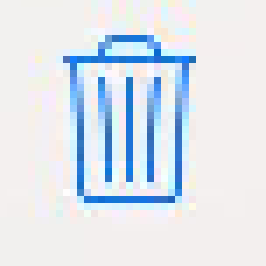
%> input picture Canny/delIcon234.png, 38 x 38 px (shown 7 times larger)
$ octave Canny_v0.m   (GNU Octave 9; MATLAB toolbox functions it lacks are replaced by stand-ins)
%> lines starting %> are read from the running program, lines starting %| are printed output that depends on the picture; in (x1, y1, x2, y2) boxes, pixels count from 0 and x2, y2 are one past the last pixel; in counts of white or black regions, pixels touching at a corner belong together; the program's own positions count from 1
clc;
clear all;
close all;

%Input image
img = imread ('delIcon234.png');
%> img is the input picture: size 38x38x3 uint8; mean R, G, B 222.2, 229.7, 238.1
%Show input image
figure, imshow(img);
img = rgb2gray(img);
%> img: size 38x38 uint8
img = double (img);
%> img: size 38x38 double

%Value for Thresholding
T_Low = 0.000000000001;
T_High = 0.2;

%Gaussian Filter Coefficient
B = [2, 4, 5, 4, 2; 4, 9, 12, 9, 4;5, 12, 15, 12, 5;4, 9, 12, 9, 4;2, 4, 5, 4, 2 ];
B = 1/159.* B;

%Convolution of image by Gaussian Coefficient
%A=conv2(img, B, 'same');
A=img;
%Filter for horizontal and vertical direction
KGx = [-1, 0, 1; -2, 0, 2; -1, 0, 1];
KGy = [1, 2, 1; 0, 0, 0; -1, -2, -1];

%Convolution by image by horizontal and vertical filter
Filtered_X = conv2(A, KGx, 'same');
Filtered_Y = conv2(A, KGy, 'same');
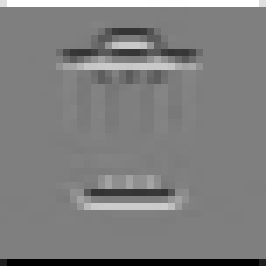
%> Filtered_Y: size 38x38 double (shown 7 times larger); min -960, max 964, mean -0.1; drawn with min black and max white

%Calculate directions/orientations
arah = atan2 (Filtered_Y, Filtered_X);
arah = arah*180/pi;

pan=size(A,1);
%> pan = 38
leb=size(A,2);
%> leb = 38

%Adjustment for negative directions, making all directions positive
for i=1:pan
    for j=1:leb
        if (arah(i,j)<0)
            arah(i,j)=360+arah(i,j);
        end;
    end;
end;
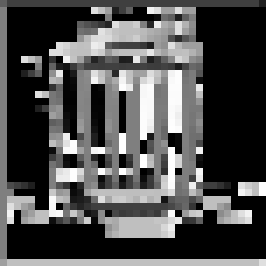
%> arah: size 38x38 double (shown 7 times larger); min 0, max 359.9, mean 109.1; drawn with min black and max white

arah2=zeros(pan, leb);

%Adjusting directions to nearest 0, 45, 90, or 135 degree
for i = 1  : pan
    for j = 1 : leb
        if ((arah(i, j) >= 0 ) && (arah(i, j) < 22.5) || (arah(i, j) >= 157.5) && (arah(i, j) < 202.5) || (arah(i, j) >= 337.5) && (arah(i, j) <= 360))
            arah2(i, j) = 0;
        elseif ((arah(i, j) >= 22.5) && (arah(i, j) < 67.5) || (arah(i, j) >= 202.5) && (arah(i, j) < 247.5))
            arah2(i, j) = 45;
        elseif ((arah(i, j) >= 67.5 && arah(i, j) < 112.5) || (arah(i, j) >= 247.5 && arah(i, j) < 292.5))
            arah2(i, j) = 90;
        elseif ((arah(i, j) >= 112.5 && arah(i, j) < 157.5) || (arah(i, j) >= 292.5 && arah(i, j) < 337.5))
            arah2(i, j) = 135;
        end;
    end;
end;
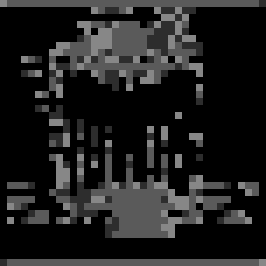
%> arah2: size 38x38 double (shown 7 times larger); min 0, max 135, mean 31.3

figure, imagesc(arah2); colorbar;

%Calculate magnitude
magnitude = (Filtered_X.^2) + (Filtered_Y.^2);
magnitude2 = sqrt(magnitude);
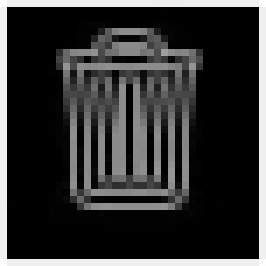
%> magnitude2: size 38x38 double (shown 7 times larger); min 0, max 1022.5, mean 202; drawn with min black and max white

BW = zeros (pan, leb);

%Non-Maximum Supression
for i=2:pan-1
    for j=2:leb-1
        if (arah2(i,j)==0)
            BW(i,j) = (magnitude2(i,j) == max([magnitude2(i,j), magnitude2(i,j+1), magnitude2(i,j-1)]));
        elseif (arah2(i,j)==45)
            BW(i,j) = (magnitude2(i,j) == max([magnitude2(i,j), magnitude2(i+1,j-1), magnitude2(i-1,j+1)]));
        elseif (arah2(i,j)==90)
            BW(i,j) = (magnitude2(i,j) == max([magnitude2(i,j), magnitude2(i+1,j), magnitude2(i-1,j)]));
        elseif (arah2(i,j)==135)
            BW(i,j) = (magnitude2(i,j) == max([magnitude2(i,j), magnitude2(i+1,j+1), magnitude2(i-1,j-1)]));
        end;
    end;
end;
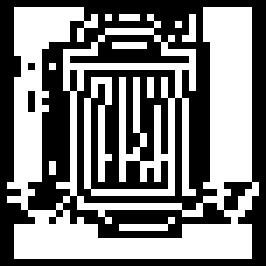
%> BW: size 38x38 double (shown 7 times larger); values 0 (black) and 1 (white), 49.4% white; 10 white regions (9 under 20 px), largest, box (x1, y1, x2, y2) and area: (1, 1, 37, 37) 684

BW = BW.*magnitude2;
figure, imshow(BW);
%> after `imshow(BW)`:
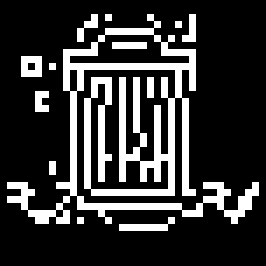
%> displayed picture: size 38x38, on the screen's scale of 0 to 255 (shown 7 times larger); 20.9% white in thin lines or dots, all inside (x1, y1, x2, y2) = (1, 2, 37, 33)

%Hysteresis Thresholding
T_Low = T_Low * max(max(BW));
%> T_Low = 6.38e-10
T_High = T_High * max(max(BW));
%> T_High = 127.7

T_res = zeros (pan, leb);

for i = 1  : pan
    for j = 1 : leb
        if (BW(i, j) < T_Low)
            T_res(i, j) = 0;
        elseif (BW(i, j) > T_High)
            T_res(i, j) = 1;
        %Using 8-connected components
        elseif ( BW(i+1,j)>T_High || BW(i-1,j)>T_High || BW(i,j+1)>T_High || BW(i,j-1)>T_High || BW(i-1, j-1)>T_High || BW(i-1, j+1)>T_High || BW(i+1, j+1)>T_High || BW(i+1, j-1)>T_High)
            T_res(i,j) = 1;
        end;
    end;
end;
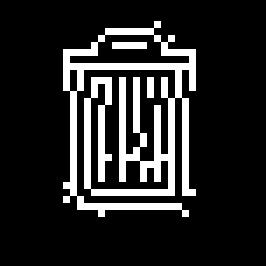
%> T_res: size 38x38 double (shown 7 times larger); values 0 (black) and 1 (white), 15.2% white in thin lines or dots, all inside (x1, y1, x2, y2) = (9, 3, 28, 31)

edge_final = uint8(T_res.*255);
%Show final edge detection result
figure, imshow(edge_final);
